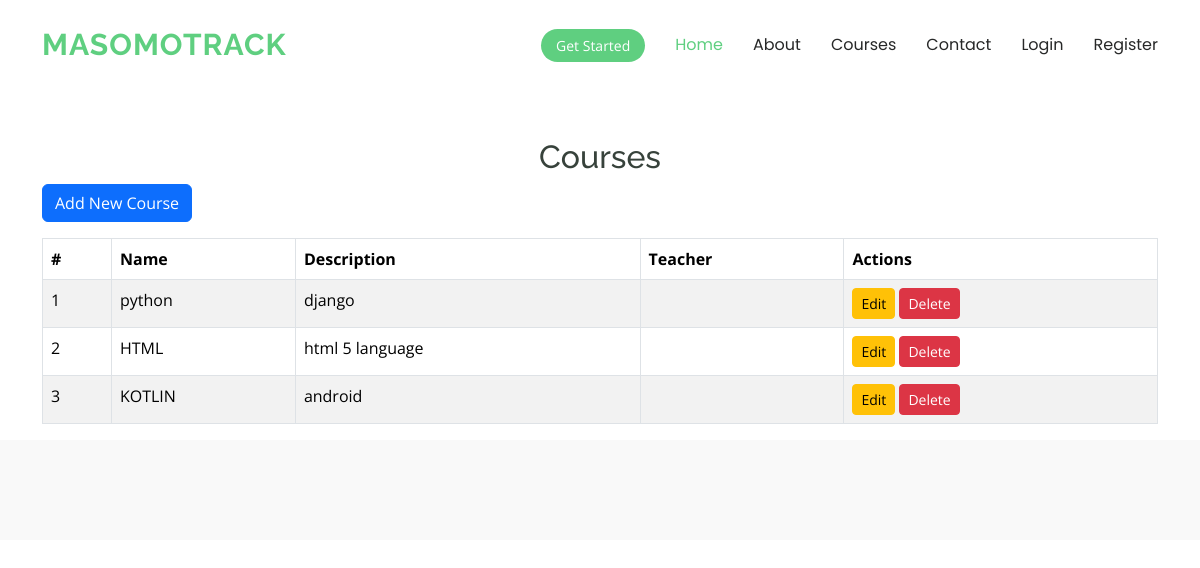
Page /courses/ on the committed database.
### masomoapp/models.py (models this page shows, shortened)
class Course(models.Model):
    name = models.CharField(max_length=100)
    description = models.TextField()
    teacher = models.CharField(max_length=100)

### masomoapp/views.py (the view)
# urls.py: path('courses/', views.course_list, name='course_list'),
def course_list(request):
    courses = Course.objects.all()
    return render(request, 'masomoapp/course_list.html', {'courses': courses})

### templates/masomoapp/course_list.html (shortened to what this page needs)
{% extends 'starter-page.html' %}
{% load static %}
{% block body %}
 <div class="container mt-5">
    <h2 class="text-center">Courses</h2>
    <a href="{% url 'logincourse' %}" class="btn btn-primary mb-3">Add New Course</a>
    <table class="table table-bordered table-striped">
        <thead>
            <tr>
                <th>#</th>
                <th>Name</th>
                <th>Description</th>
                <th>Teacher</th>
                <th>Actions</th>
            </tr>
        </thead>
        <tbody>
            {% for course in courses %}
            <tr>
                <td>{{ forloop.counter }}</td>
                <td>{{ course.name }}</td>
                <td>{{ course.description }}</td>
                <td>{{ course.teacher }}</td>
                <td>
                    <a href="{% url 'course_update' course.id %}" class="btn btn-warning btn-sm">Edit</a>
                    <form action="{% url 'course_delete' course.id %}" method="post" class="d-inline">
                        <button type="submit" class="btn btn-danger btn-sm">Delete</button>
                    </form>
                </td>
            </tr>
            {% endfor %}
        </tbody>
    </table>
</div>
{% endblock %}

### static/assets/css/main.css (style rules this page uses)
:root { --default-font: "Open Sans", system-ui, -apple-system, "Segoe UI", Roboto, "Helvetica Neue", Arial, "Noto Sans", "Liberation Sans", sans-serif, "Apple Color Emoji", "Segoe UI Emoji", "Segoe UI Symbol", "Noto Color Emoji"; --heading-font: "Raleway", sans-serif; --nav-font: "Poppins", sans-serif; }
:root { --background-color: #ffffff; --default-color: #444444; --heading-color: #37423b; --accent-color: #5fcf80; --surface-color: #ffffff; --contrast-color: #ffffff; }
:root { --nav-color: #272828; --nav-hover-color: #5fcf80; --nav-mobile-background-color: #ffffff; --nav-dropdown-background-color: #ffffff; --nav-dropdown-color: #272828; --nav-dropdown-hover-color: #5fcf80; }
:root { scroll-behavior: smooth; }
body { color: var(--default-color); background-color: var(--background-color); font-family: var(--default-font); }
a { color: var(--accent-color); text-decoration: none; transition: 0.3s; }
h1, h2, h3, h4, h5, h6 { color: var(--heading-color); font-family: var(--heading-font); }

### rows in the picture
Course: name "python", description "django"
Course: name "HTML", description "html 5 language"
Course: name "KOTLIN", description "android"
